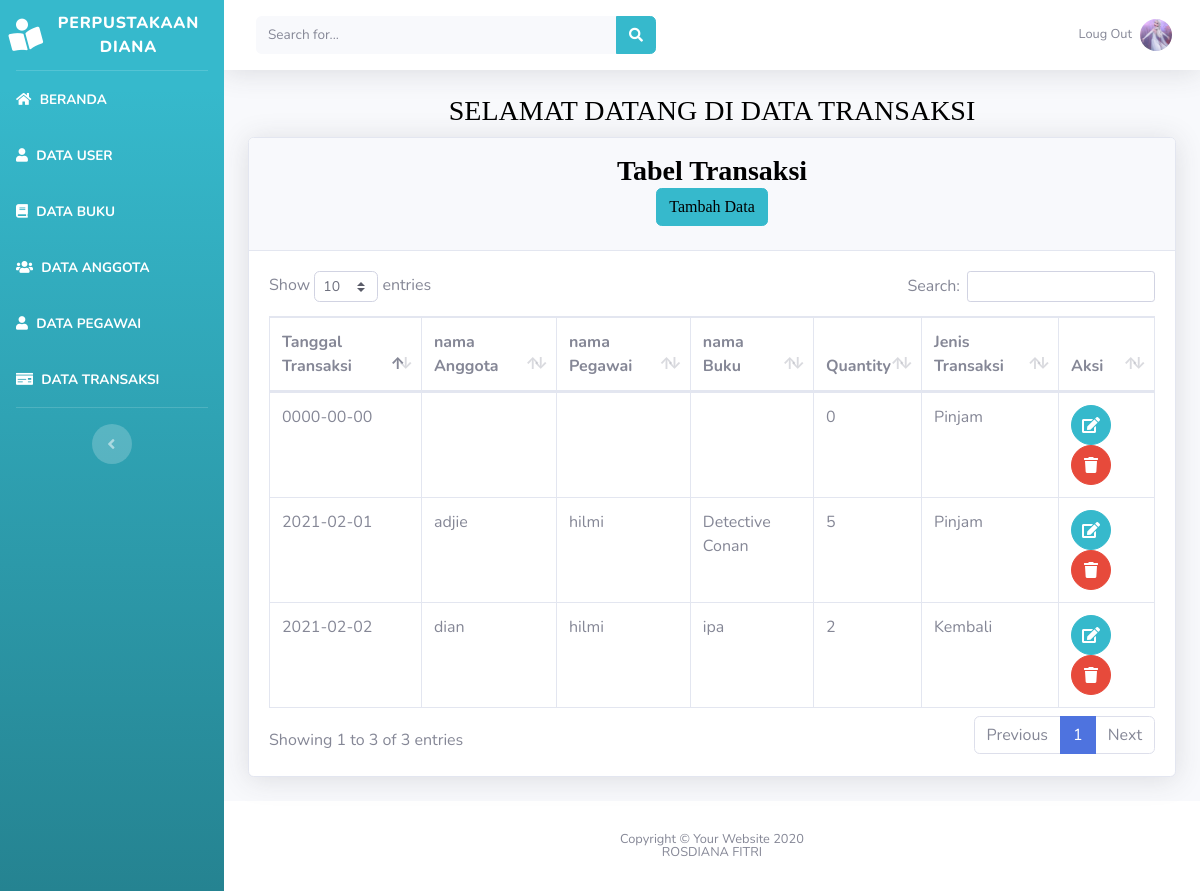
Page /beranda.php?page=transaksi on the committed database.
### tables this page shows
CREATE TABLE `tabel_transaksi` (
  `id_transaksi` int(5) NOT NULL,
  `tanggal_transaksi` date NOT NULL,
  `id_anggota` int(5) NOT NULL,
  `id_pegawai` int(5) NOT NULL,
  `id_buku` int(7) NOT NULL,
  `quantity` int(2) NOT NULL,
  `jenis_transaksi` enum('Pinjam','Kembali') NOT NULL
);

CREATE TABLE `tabel_anggota` (
  `id_anggota` int(5) NOT NULL,
  `nama_anggota` varchar(50) NOT NULL,
  `jenis_kelamin` enum('l','p') NOT NULL,
  `alamat` text NOT NULL,
  `no_hp` varchar(20) NOT NULL
);

CREATE TABLE `tabel_pegawai` (
  `id_pegawai` int(5) NOT NULL,
  `nama_pegawai` varchar(50) NOT NULL,
  `jenis_kelamin` enum('l','p') NOT NULL,
  `alamat` text NOT NULL,
  `no_hp` varchar(20) NOT NULL,
  `jabatan` varchar(30) NOT NULL
);

CREATE TABLE `tabel_buku` (
  `id_buku` int(7) NOT NULL,
  `isbn` varchar(30) NOT NULL,
  `nama_buku` varchar(50) NOT NULL,
  `penulis` varchar(50) NOT NULL,
  `penerbit` varchar(50) NOT NULL,
  `tahun_terbit` year(4) NOT NULL
);

### views/transaksi/transaksi.php (the view, shortened to what this page needs)
<div class="container-fluid">
    <h1 class="h3 mb-2 text-gray-800" align="center"><font color="black" face="fantasy">SELAMAT DATANG DI DATA TRANSAKSI</font></h1>
    <div class="card shadow mb-4">
        <div class="card-header py-3" align="center">
            <h3 class="m-0 font-weight-bold text-info"><font color="black" face="fantasy">Tabel Transaksi</font></h3>
            <h3>
            <a href="beranda.php?page=transaksi&aksi=add">
                <button class="btn btn-info"><font color="black" face="fantasy">Tambah Data</font></button>
            </a>
        </div>
        <div class="card-body">
            <div class="table-responsive">
                <table class="table table-bordered" id="dataTable" width="100%" cellspacing="0">
                    <thead>
                        <tr>
                            <th>Tanggal Transaksi</th>
                            <th>nama Anggota</th>
                            <th>nama Pegawai</th>
                            <th>nama Buku</th>
                            <th>Quantity</th>
                            <th>Jenis Transaksi</th>
                            <th>Aksi</th>
                        </tr>
                    </thead>
                    <tbody>
                    <?php
                        $sql = "SELECT t.*,b.nama_buku,a.nama_anggota,p.nama_pegawai from tabel_transaksi t left join tabel_buku b on t .id_buku = b.id_buku left join tabel_anggota a on t.id_anggota = a.id_anggota left join tabel_pegawai p on t.id_pegawai = p.id_pegawai";
                        $show = $database->query($sql);
                        foreach($show as $transaksi):
                    ?>
                        <tr>
                            <td><?php echo $transaksi['tanggal_transaksi']?></td>
                            <td><?php echo $transaksi['nama_anggota']?></td>
                            <td><?php echo $transaksi['nama_pegawai']?></td>
                            <td><?php echo $transaksi['nama_buku']?></td>
                            <td><?php echo $transaksi['quantity']?></td>
                            <td><?php echo $transaksi['jenis_transaksi']?></td>
                            <td>
                                 <a href="beranda.php?page=transaksi&aksi=edit&id=<?php echo $transaksi['id_transaksi']?>"
                                     class="btn btn-info btn-circle">
                                    <i class="fas fa-edit"></i>
                                 </a>
                                 <a href="model/transaksi/prosesdeletetransaksi.php?id=<?php echo $transaksi['id_transaksi']?>"
                                     class="btn btn-danger btn-circle">
                                    <i class="fas fa-trash"></i>
                                 </a>
                            </td>
                        </tr>
                        <?php endforeach; ?>
                    </tbody>
                 </table>
            </div>
        </div>
    </div>
</div>

### beranda.php (shortened to what this page needs)
<!DOCTYPE html>
<html lang="en">
<head>
    <link href="template/vendor/fontawesome-free/css/all.min.css" rel="stylesheet" type="text/css">
    <link href="template/css/sb-admin-2.min.css" rel="stylesheet">
    <link href="template/vendor/datatables/dataTables.bootstrap4.min.css" rel="stylesheet">
</head>
<body id="page-top">
    <div id="wrapper">
        <ul class="navbar-nav bg-gradient-info sidebar sidebar-dark accordion" id="accordionSidebar">
            <a class="sidebar-brand d-flex align-items-center justify-content-center" href="beranda.php">
                <div class="sidebar-brand-icon rotate-n-15">
                   <i class="fas fa-book-reader"></i>
                </div>
                <div class="sidebar-brand-text mx-3"> PERPUSTAKAAN DIANA</div>
            </a>
            <hr class="sidebar-divider my-0">
            <li class="nav-item active">
                <a class="nav-link" href="beranda.php">
                    <i class="fas fa-home"></i>
                    <span>BERANDA</span></a>
            </li>
            <li class="nav-item active">
                <a class="nav-link" href="beranda.php?page=user">
                    <i class="fas fa-user"></i>
                    <span>DATA USER</span></a>
            </li>
            <li class="nav-item active">
                <a class="nav-link" href="beranda.php?page=buku">
                    <i class="fas fa-book"></i>
                    <span>DATA BUKU</span></a>
            </li>
            <li class="nav-item active">
                <a class="nav-link" href="beranda.php?page=anggota">
                    <i class="fas fa-users"></i>
                    <span>DATA ANGGOTA</span></a>
            </li>
            <li class="nav-item active">
                <a class="nav-link" href="beranda.php?page=pegawai">
                    <i class="fas fa-user"></i>
                    <span>DATA PEGAWAI</span></a>
            </li>
            <li class="nav-item active">
                <a class="nav-link" href="beranda.php?page=transaksi">
                    <i class="fas fa-money-check"></i>
                    <span>DATA TRANSAKSI</span></a>
            </li>
            <hr class="sidebar-divider d-none d-md-block">
            <div class="text-center d-none d-md-inline">
                <button class="rounded-circle border-0" id="sidebarToggle"></button>
            </div>
        </ul>
        <div id="content-wrapper" class="d-flex flex-column">
            <div id="content">
                <nav class="navbar navbar-expand navbar-light bg-white topbar mb-4 static-top shadow">
                    <form
                        class="d-none d-sm-inline-block form-inline mr-auto ml-md-3 my-2 my-md-0 mw-100 navbar-search">
                        <div class="input-group">
                            <input type="text" class="form-control bg-light border-0 small" placeholder="Search for..."
                                aria-label="Search" aria-describedby="basic-addon2">
                            <div class="input-group-append">
                                <button class="btn btn-info" type="button">
                                    <i class="fas fa-search fa-sm"></i>
                                </button>
                            </div>
                        </div>
                    </form>
                    <ul class="navbar-nav ml-auto">
                        <li class="nav-item dropdown no-arrow">
                            <a class="nav-link dropdown-toggle" href="#" id="userDropdown" role="button"
                                data-toggle="dropdown" aria-haspopup="true" aria-expanded="false">
                                <span class="mr-2 d-none d-lg-inline text-gray-600 small">Loug Out</span>
                                <img class="img-profile rounded-circle"
                                    src="6.jpg">
                            </a>
                        </li>
                    </ul>
                </nav>
                <?php
                    include "config/routes.php";
                ?>
            </div>
            <footer class="sticky-footer bg-white">
                <div class="container my-auto">
                    <div class="copyright text-center my-auto">
                        <span>Copyright &copy; Your Website 2020</span>
                    </div>
                    <div class="copyright text-center my-auto">
                        <span>ROSDIANA FITRI</span>
                    </div>
                </div>
            </footer>
        </div>
    </div>
</body>
</html>

### config/routes.php (shortened to what this page needs)
<?php
if(@$_GET['page'] == ''){
     include "views/beranda.php";
}else if($_GET['page'] == 'transaksi'){
    @$aksi = $_GET['aksi'];
    if(@$aksi){
        if($aksi == 'add'){
            include "views/transaksi/addtransaksi.php";
        }
        else if ($aksi == 'edit'){
            include "views/transaksi/edittransaksi.php";
        }
        else if($aksi == 'delete'){
            include "model/transaksi/prosesdeletetransaksi.php";
        }
    }else
    {
        include "views/transaksi/transaksi.php";
    }
}

### rows in the picture
tabel_transaksi: tanggal_transaksi "2021-02-01", id_anggota.nama_anggota "adjie", id_pegawai.nama_pegawai "hilmi", id_buku.nama_buku "Detective Conan", quantity "5", jenis_transaksi "Pinjam"
tabel_transaksi: tanggal_transaksi "2021-02-02", id_anggota.nama_anggota "dian", id_pegawai.nama_pegawai "hilmi", id_buku.nama_buku "ipa", quantity "2", jenis_transaksi "Kembali"
tabel_transaksi: tanggal_transaksi "0000-00-00", quantity "0", jenis_transaksi "Pinjam"
